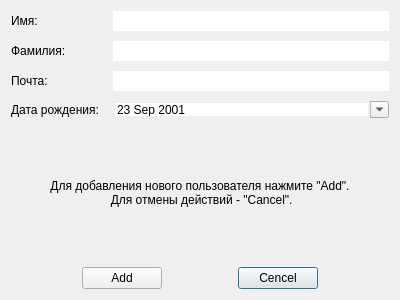
<?xml version="1.0" encoding="UTF-8"?>
<ui version="4.0">
 <class>AddUserDialog</class>
 <widget class="QDialog" name="AddUserDialog">
  <property name="windowModality">
   <enum>Qt::WindowModal</enum>
  </property>
  <property name="geometry">
   <rect>
    <x>0</x>
    <y>0</y>
    <width>400</width>
    <height>300</height>
   </rect>
  </property>
  <property name="windowTitle">
   <string>Add user dialog</string>
  </property>
  <property name="windowIcon">
   <iconset resource="../resources.qrc">
    <normaloff>:/icon/icons/add_icon.png</normaloff>:/icon/icons/add_icon.png</iconset>
  </property>
  <layout class="QGridLayout" name="gridLayout" rowstretch="1,0,0">
   <item row="0" column="0">
    <layout class="QGridLayout" name="gridLayout_2">
     <property name="spacing">
      <number>10</number>
     </property>
     <item row="2" column="0">
      <widget class="QLabel" name="EmailL">
       <property name="text">
        <string>Почта: </string>
       </property>
      </widget>
     </item>
     <item row="1" column="1">
      <widget class="QLineEdit" name="LastNameLE">
       <property name="frame">
        <bool>false</bool>
       </property>
      </widget>
     </item>
     <item row="2" column="1">
      <widget class="QLineEdit" name="EmailLE">
       <property name="frame">
        <bool>false</bool>
       </property>
      </widget>
     </item>
     <item row="1" column="0">
      <widget class="QLabel" name="LastNameL">
       <property name="text">
        <string>Фамилия: </string>
       </property>
      </widget>
     </item>
     <item row="3" column="1">
      <widget class="QDateEdit" name="BirthDayDE">
       <property name="wrapping">
        <bool>false</bool>
       </property>
       <property name="frame">
        <bool>false</bool>
       </property>
       <property name="buttonSymbols">
        <enum>QAbstractSpinBox::NoButtons</enum>
       </property>
       <property name="minimumDateTime">
        <datetime>
         <hour>0</hour>
         <minute>0</minute>
         <second>0</second>
         <year>1922</year>
         <month>1</month>
         <day>1</day>
        </datetime>
       </property>
       <property name="maximumDate">
        <date>
         <year>2023</year>
         <month>12</month>
         <day>31</day>
        </date>
       </property>
       <property name="minimumDate">
        <date>
         <year>1922</year>
         <month>1</month>
         <day>1</day>
        </date>
       </property>
       <property name="calendarPopup">
        <bool>true</bool>
       </property>
       <property name="date">
        <date>
         <year>2001</year>
         <month>9</month>
         <day>23</day>
        </date>
       </property>
      </widget>
     </item>
     <item row="3" column="0">
      <widget class="QLabel" name="BirthDayL">
       <property name="text">
        <string>Дата рождения: </string>
       </property>
      </widget>
     </item>
     <item row="0" column="1">
      <widget class="QLineEdit" name="FirstNameLE">
       <property name="frame">
        <bool>false</bool>
       </property>
      </widget>
     </item>
     <item row="0" column="0">
      <widget class="QLabel" name="FirstNmaeL">
       <property name="text">
        <string>Имя: </string>
       </property>
      </widget>
     </item>
    </layout>
   </item>
   <item row="1" column="0">
    <layout class="QGridLayout" name="gridLayout_3">
     <item row="1" column="3">
      <widget class="QPushButton" name="CencelBtn">
       <property name="text">
        <string>Cencel</string>
       </property>
      </widget>
     </item>
     <item row="1" column="0">
      <spacer name="horizontalSpacer">
       <property name="orientation">
        <enum>Qt::Horizontal</enum>
       </property>
       <property name="sizeHint" stdset="0">
        <size>
         <width>40</width>
         <height>20</height>
        </size>
       </property>
      </spacer>
     </item>
     <item row="1" column="2">
      <spacer name="horizontalSpacer_3">
       <property name="orientation">
        <enum>Qt::Horizontal</enum>
       </property>
       <property name="sizeHint" stdset="0">
        <size>
         <width>40</width>
         <height>20</height>
        </size>
       </property>
      </spacer>
     </item>
     <item row="1" column="4">
      <spacer name="horizontalSpacer_2">
       <property name="orientation">
        <enum>Qt::Horizontal</enum>
       </property>
       <property name="sizeHint" stdset="0">
        <size>
         <width>40</width>
         <height>20</height>
        </size>
       </property>
      </spacer>
     </item>
     <item row="1" column="1">
      <widget class="QPushButton" name="AddpBtn">
       <property name="text">
        <string>Add</string>
       </property>
      </widget>
     </item>
     <item row="0" column="0" colspan="5">
      <widget class="QLabel" name="label">
       <property name="text">
        <string>Для добавления нового пользователя нажмите &quot;Add&quot;.
 Для отмены действий - &quot;Cancel&quot;.</string>
       </property>
       <property name="alignment">
        <set>Qt::AlignCenter</set>
       </property>
      </widget>
     </item>
    </layout>
   </item>
  </layout>
 </widget>
 <resources>
  <include location="../resources.qrc"/>
 </resources>
 <connections/>
</ui>
